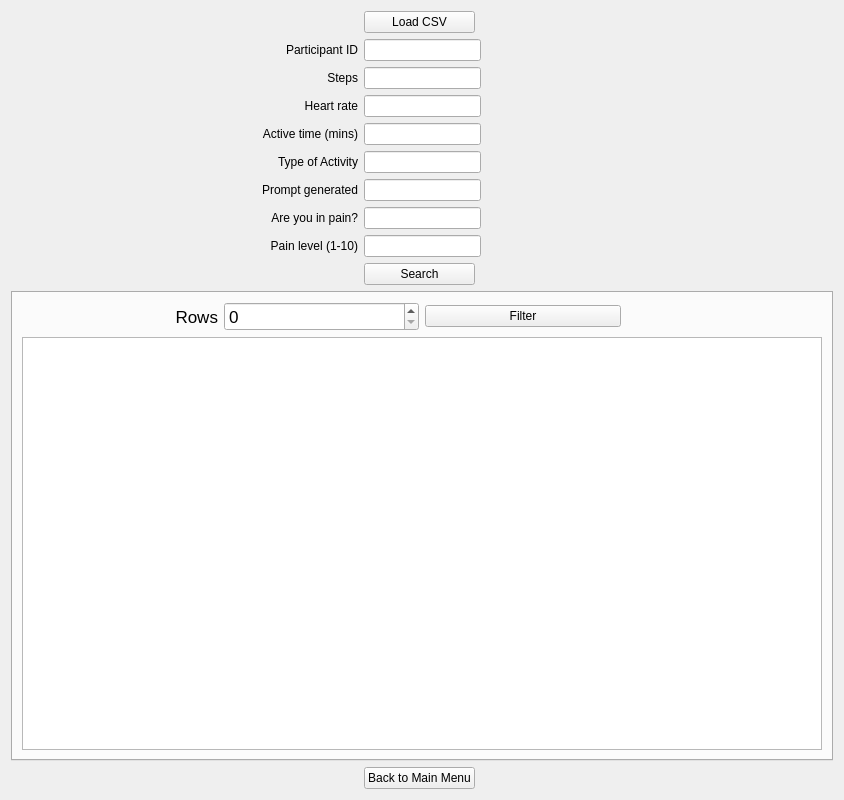
<?xml version="1.0" encoding="UTF-8"?>
<ui version="4.0">
 <class>DataView</class>
 <widget class="QWidget" name="DataView">
  <property name="geometry">
   <rect>
    <x>0</x>
    <y>0</y>
    <width>844</width>
    <height>800</height>
   </rect>
  </property>
  <property name="windowTitle">
   <string>Data View</string>
  </property>
  <property name="styleSheet">
   <string notr="true"/>
  </property>
  <layout class="QGridLayout" name="gridLayout_3">
   <item row="0" column="0">
    <layout class="QGridLayout" name="gridLayout">
     <item row="0" column="2">
      <spacer name="horizontalSpacer_3">
       <property name="orientation">
        <enum>Qt::Horizontal</enum>
       </property>
       <property name="sizeHint" stdset="0">
        <size>
         <width>40</width>
         <height>20</height>
        </size>
       </property>
      </spacer>
     </item>
     <item row="0" column="3">
      <widget class="QPushButton" name="LoadData">
       <property name="text">
        <string>Load CSV</string>
       </property>
      </widget>
     </item>
     <item row="0" column="5">
      <spacer name="horizontalSpacer">
       <property name="orientation">
        <enum>Qt::Horizontal</enum>
       </property>
       <property name="sizeHint" stdset="0">
        <size>
         <width>40</width>
         <height>20</height>
        </size>
       </property>
      </spacer>
     </item>
     <item row="1" column="1">
      <spacer name="horizontalSpacer_4">
       <property name="orientation">
        <enum>Qt::Horizontal</enum>
       </property>
       <property name="sizeHint" stdset="0">
        <size>
         <width>40</width>
         <height>20</height>
        </size>
       </property>
      </spacer>
     </item>
     <item row="1" column="2">
      <widget class="QLabel" name="label_2">
       <property name="text">
        <string>Participant ID</string>
       </property>
       <property name="alignment">
        <set>Qt::AlignRight|Qt::AlignTrailing|Qt::AlignVCenter</set>
       </property>
      </widget>
     </item>
     <item row="1" column="3" colspan="2">
      <widget class="QLineEdit" name="IDLabel"/>
     </item>
     <item row="1" column="6">
      <spacer name="horizontalSpacer_11">
       <property name="orientation">
        <enum>Qt::Horizontal</enum>
       </property>
       <property name="sizeHint" stdset="0">
        <size>
         <width>40</width>
         <height>20</height>
        </size>
       </property>
      </spacer>
     </item>
     <item row="2" column="1">
      <spacer name="horizontalSpacer_5">
       <property name="orientation">
        <enum>Qt::Horizontal</enum>
       </property>
       <property name="sizeHint" stdset="0">
        <size>
         <width>40</width>
         <height>20</height>
        </size>
       </property>
      </spacer>
     </item>
     <item row="2" column="2">
      <widget class="QLabel" name="label_5">
       <property name="text">
        <string>Steps</string>
       </property>
       <property name="alignment">
        <set>Qt::AlignRight|Qt::AlignTrailing|Qt::AlignVCenter</set>
       </property>
      </widget>
     </item>
     <item row="2" column="3" colspan="2">
      <widget class="QLineEdit" name="StepsLabel"/>
     </item>
     <item row="2" column="6">
      <spacer name="horizontalSpacer_9">
       <property name="orientation">
        <enum>Qt::Horizontal</enum>
       </property>
       <property name="sizeHint" stdset="0">
        <size>
         <width>40</width>
         <height>20</height>
        </size>
       </property>
      </spacer>
     </item>
     <item row="3" column="1">
      <spacer name="horizontalSpacer_6">
       <property name="orientation">
        <enum>Qt::Horizontal</enum>
       </property>
       <property name="sizeHint" stdset="0">
        <size>
         <width>40</width>
         <height>20</height>
        </size>
       </property>
      </spacer>
     </item>
     <item row="3" column="2">
      <widget class="QLabel" name="label_3">
       <property name="text">
        <string>Heart rate</string>
       </property>
       <property name="alignment">
        <set>Qt::AlignRight|Qt::AlignTrailing|Qt::AlignVCenter</set>
       </property>
      </widget>
     </item>
     <item row="3" column="3" colspan="2">
      <widget class="QLineEdit" name="HeartRateLabel"/>
     </item>
     <item row="3" column="6">
      <spacer name="horizontalSpacer_8">
       <property name="orientation">
        <enum>Qt::Horizontal</enum>
       </property>
       <property name="sizeHint" stdset="0">
        <size>
         <width>40</width>
         <height>20</height>
        </size>
       </property>
      </spacer>
     </item>
     <item row="4" column="0">
      <spacer name="horizontalSpacer_7">
       <property name="orientation">
        <enum>Qt::Horizontal</enum>
       </property>
       <property name="sizeHint" stdset="0">
        <size>
         <width>40</width>
         <height>20</height>
        </size>
       </property>
      </spacer>
     </item>
     <item row="4" column="2">
      <widget class="QLabel" name="label_4">
       <property name="text">
        <string>Active time (mins)</string>
       </property>
       <property name="alignment">
        <set>Qt::AlignRight|Qt::AlignTrailing|Qt::AlignVCenter</set>
       </property>
      </widget>
     </item>
     <item row="4" column="3" colspan="2">
      <widget class="QLineEdit" name="TimeLabel"/>
     </item>
     <item row="4" column="6">
      <spacer name="horizontalSpacer_10">
       <property name="orientation">
        <enum>Qt::Horizontal</enum>
       </property>
       <property name="sizeHint" stdset="0">
        <size>
         <width>40</width>
         <height>20</height>
        </size>
       </property>
      </spacer>
     </item>
     <item row="5" column="1">
      <spacer name="horizontalSpacer_14">
       <property name="orientation">
        <enum>Qt::Horizontal</enum>
       </property>
       <property name="sizeHint" stdset="0">
        <size>
         <width>40</width>
         <height>20</height>
        </size>
       </property>
      </spacer>
     </item>
     <item row="5" column="2">
      <widget class="QLabel" name="label_6">
       <property name="text">
        <string>Type of Activity</string>
       </property>
       <property name="alignment">
        <set>Qt::AlignRight|Qt::AlignTrailing|Qt::AlignVCenter</set>
       </property>
      </widget>
     </item>
     <item row="5" column="3" colspan="2">
      <widget class="QLineEdit" name="ActivityTypeLabel"/>
     </item>
     <item row="5" column="6">
      <spacer name="horizontalSpacer_15">
       <property name="orientation">
        <enum>Qt::Horizontal</enum>
       </property>
       <property name="sizeHint" stdset="0">
        <size>
         <width>40</width>
         <height>20</height>
        </size>
       </property>
      </spacer>
     </item>
     <item row="6" column="0">
      <spacer name="horizontalSpacer_16">
       <property name="orientation">
        <enum>Qt::Horizontal</enum>
       </property>
       <property name="sizeHint" stdset="0">
        <size>
         <width>40</width>
         <height>20</height>
        </size>
       </property>
      </spacer>
     </item>
     <item row="6" column="2">
      <widget class="QLabel" name="label_7">
       <property name="text">
        <string>Prompt generated</string>
       </property>
       <property name="alignment">
        <set>Qt::AlignRight|Qt::AlignTrailing|Qt::AlignVCenter</set>
       </property>
      </widget>
     </item>
     <item row="6" column="3" colspan="2">
      <widget class="QLineEdit" name="PromptLabel"/>
     </item>
     <item row="6" column="6">
      <spacer name="horizontalSpacer_17">
       <property name="orientation">
        <enum>Qt::Horizontal</enum>
       </property>
       <property name="sizeHint" stdset="0">
        <size>
         <width>40</width>
         <height>20</height>
        </size>
       </property>
      </spacer>
     </item>
     <item row="7" column="0">
      <spacer name="horizontalSpacer_18">
       <property name="orientation">
        <enum>Qt::Horizontal</enum>
       </property>
       <property name="sizeHint" stdset="0">
        <size>
         <width>40</width>
         <height>20</height>
        </size>
       </property>
      </spacer>
     </item>
     <item row="7" column="2">
      <widget class="QLabel" name="label_8">
       <property name="text">
        <string>Are you in pain?</string>
       </property>
       <property name="alignment">
        <set>Qt::AlignRight|Qt::AlignTrailing|Qt::AlignVCenter</set>
       </property>
      </widget>
     </item>
     <item row="7" column="3" colspan="2">
      <widget class="QLineEdit" name="PainLabel"/>
     </item>
     <item row="7" column="6">
      <spacer name="horizontalSpacer_19">
       <property name="orientation">
        <enum>Qt::Horizontal</enum>
       </property>
       <property name="sizeHint" stdset="0">
        <size>
         <width>40</width>
         <height>20</height>
        </size>
       </property>
      </spacer>
     </item>
     <item row="8" column="0">
      <spacer name="horizontalSpacer_20">
       <property name="orientation">
        <enum>Qt::Horizontal</enum>
       </property>
       <property name="sizeHint" stdset="0">
        <size>
         <width>40</width>
         <height>20</height>
        </size>
       </property>
      </spacer>
     </item>
     <item row="8" column="2">
      <widget class="QLabel" name="label_9">
       <property name="text">
        <string>Pain level (1-10)</string>
       </property>
       <property name="alignment">
        <set>Qt::AlignRight|Qt::AlignTrailing|Qt::AlignVCenter</set>
       </property>
      </widget>
     </item>
     <item row="8" column="3" colspan="2">
      <widget class="QLineEdit" name="PainLevelLabel"/>
     </item>
     <item row="8" column="6">
      <spacer name="horizontalSpacer_21">
       <property name="orientation">
        <enum>Qt::Horizontal</enum>
       </property>
       <property name="sizeHint" stdset="0">
        <size>
         <width>40</width>
         <height>20</height>
        </size>
       </property>
      </spacer>
     </item>
     <item row="9" column="2">
      <spacer name="horizontalSpacer_12">
       <property name="orientation">
        <enum>Qt::Horizontal</enum>
       </property>
       <property name="sizeHint" stdset="0">
        <size>
         <width>40</width>
         <height>20</height>
        </size>
       </property>
      </spacer>
     </item>
     <item row="9" column="3">
      <widget class="QPushButton" name="ButtonSearch">
       <property name="text">
        <string>Search</string>
       </property>
      </widget>
     </item>
     <item row="9" column="7">
      <spacer name="horizontalSpacer_13">
       <property name="orientation">
        <enum>Qt::Horizontal</enum>
       </property>
       <property name="sizeHint" stdset="0">
        <size>
         <width>40</width>
         <height>20</height>
        </size>
       </property>
      </spacer>
     </item>
     <item row="10" column="0" colspan="8">
      <widget class="QTabWidget" name="tabWidget">
       <property name="font">
        <font>
         <pointsize>13</pointsize>
        </font>
       </property>
       <property name="currentIndex">
        <number>0</number>
       </property>
       <property name="tabsClosable">
        <bool>false</bool>
       </property>
       <property name="movable">
        <bool>false</bool>
       </property>
       <property name="tabBarAutoHide">
        <bool>true</bool>
       </property>
       <widget class="QWidget" name="tab">
        <attribute name="title">
         <string>Data</string>
        </attribute>
        <layout class="QGridLayout" name="gridLayout_2">
         <item row="0" column="1">
          <widget class="QLabel" name="label">
           <property name="layoutDirection">
            <enum>Qt::LeftToRight</enum>
           </property>
           <property name="text">
            <string>Rows</string>
           </property>
           <property name="alignment">
            <set>Qt::AlignRight|Qt::AlignTrailing|Qt::AlignVCenter</set>
           </property>
          </widget>
         </item>
         <item row="0" column="3">
          <widget class="QPushButton" name="BtnDescribe">
           <property name="font">
            <font>
             <pointsize>9</pointsize>
            </font>
           </property>
           <property name="text">
            <string>Filter</string>
           </property>
          </widget>
         </item>
         <item row="0" column="2">
          <widget class="QSpinBox" name="spinBox"/>
         </item>
         <item row="2" column="1" colspan="4">
          <widget class="QTableWidget" name="tableWidget"/>
         </item>
        </layout>
       </widget>
      </widget>
     </item>
     <item row="11" column="0" colspan="2">
      <spacer name="horizontalSpacer_23">
       <property name="orientation">
        <enum>Qt::Horizontal</enum>
       </property>
       <property name="sizeHint" stdset="0">
        <size>
         <width>40</width>
         <height>20</height>
        </size>
       </property>
      </spacer>
     </item>
     <item row="11" column="6">
      <spacer name="horizontalSpacer_22">
       <property name="orientation">
        <enum>Qt::Horizontal</enum>
       </property>
       <property name="sizeHint" stdset="0">
        <size>
         <width>40</width>
         <height>20</height>
        </size>
       </property>
      </spacer>
     </item>
     <item row="11" column="3">
      <widget class="QPushButton" name="MainMenu">
       <property name="text">
        <string>Back to Main Menu</string>
       </property>
      </widget>
     </item>
    </layout>
   </item>
  </layout>
 </widget>
 <resources/>
 <connections/>
</ui>
